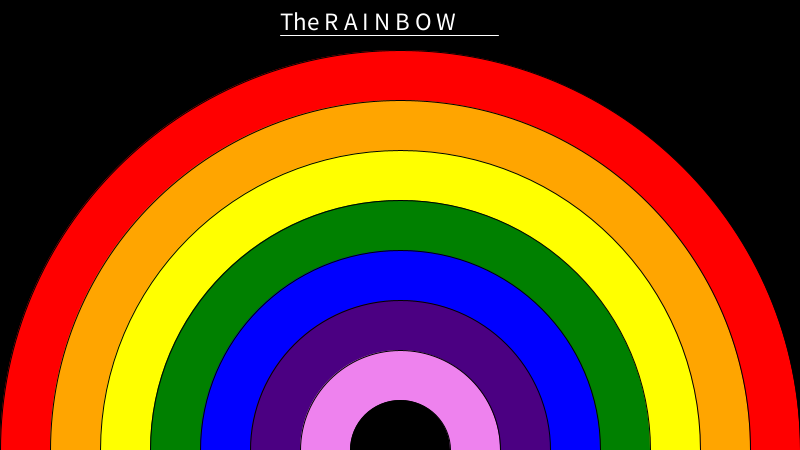
Frame 1 (no input)
Frame 60 (the mouse pressed at the canvas centre just before this capture): identical to frame 1, image omitted
Frame 120 (the mouse held since frame 60 and released just before this capture): identical to frame 1, image omitted

The Processing sketch that drew this single still picture (run headless with seeded random() and noise(); from frame 60 on, the mouse is pressed at the canvas centre):

// Processing sketch: Rainbow
// ── Rainbow.pde
void setup(){
  size(800,450);
}

void draw(){
  float backgroundColor = 0;
  background(backgroundColor);
  
  // program title
  fill(255);
  textSize(25);
  text("The R A I N B O W",width/2-120,30);
  
  // underline the text
  stroke(255);
  line(width/2-120,35,width/2+98,35);
  
  stroke(0); // no outline for the ellipses
  // red circle
  fill(255,0,0);
  ellipse(width/2,height,800,800);
  
  // orange circle
  fill(255,165,0);
  ellipse(width/2,height,700,700);
  
  // yellow circle
  fill(255,255,0);
  ellipse(width/2,height,600,600);
  
  // green circle
  fill(0,128,0);
  ellipse(width/2,height,500,500);
  
  // blue circle
  fill(0,0,255);
  ellipse(width/2,height,400,400);
  
  // indigo circle
  fill(75,0,130);
  ellipse(width/2,height,300,300);
  
  // violet circle
  fill(238,130,238);
  ellipse(width/2,height,200,200);
  
  // initial circle
  fill(backgroundColor);
  ellipse(width/2,height,100,100);
}
